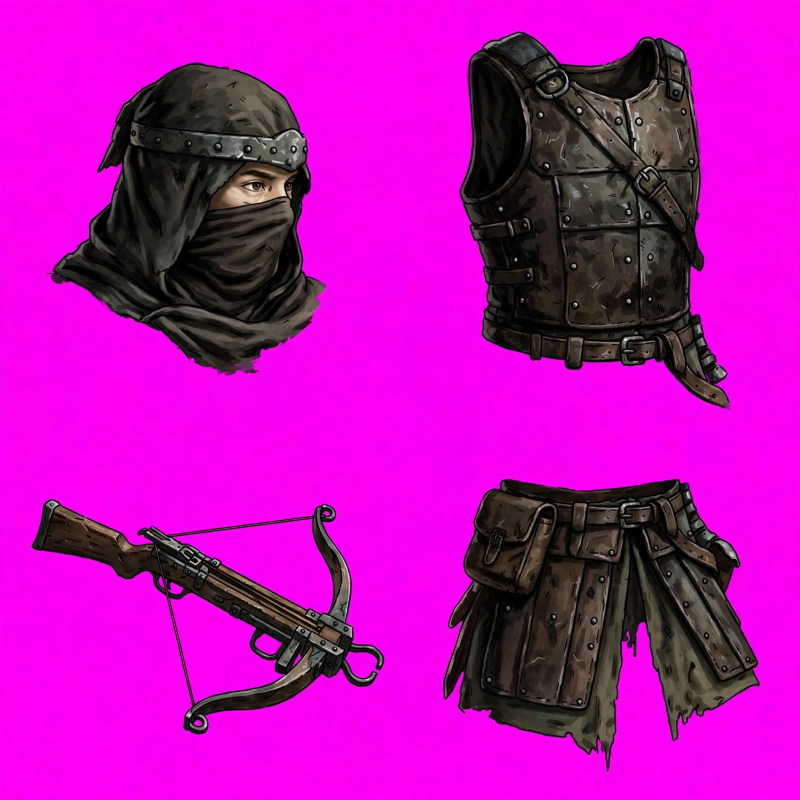
#> input picture assets/heroes/c002_no_thu_cam_lang/parts/c002_parts_core_2x2_raw.png, 1600 x 1600 px, found by its file name (shown at 1/2 size); the run also reads 2 pictures not shown here
$ python extract_c002_parts_and_vfx.py
#> lines starting #> are read from the running program, lines starting #| are printed output that depends on the picture; after the words box and inside, x2 and y2 are one past the last pixel; in counts of white or black regions, pixels touching at a corner belong together
#!/usr/bin/env python3
"""
Extracts all 18 isolated body cutout parts + 4 soft-opacity VFX PNGs for C002 — Nỏ Thủ Câm Lặng (Rarity N)
into /Users/dochung/Desktop/card_g/assets/heroes/c002_no_thu_cam_lang/godot/parts/ with edge_clip = 0px,
zero ghost body overlap in cloak.png, and distinct 3/4 right & left boots matching c002_reference_clean.png.
"""
import os
import numpy as np
from PIL import Image, ImageFilter

HERO_DIR = "/Users/dochung/Desktop/card_g/assets/heroes/c002_no_thu_cam_lang"
REF_CLEAN_PATH = os.path.join(HERO_DIR, "reference/c002_reference_clean.png")
CORE_RAW_PATH = os.path.join(HERO_DIR, "parts/c002_parts_core_2x2_raw.png")
HANDS_FEET_RAW_PATH = os.path.join(HERO_DIR, "parts/c002_parts_hands_feet_2x2_raw.png")
VFX_RAW_PATH = os.path.join(HERO_DIR, "vfx/c002_vfx_light_2x2_raw.png")
PARTS_DIR = os.path.join(HERO_DIR, "godot/parts")

os.makedirs(PARTS_DIR, exist_ok=True)


def clean_magenta_cell(cell_rgba, border_margin=24):
    arr = np.array(cell_rgba).astype(np.float32)
    h, w, _ = arr.shape
    if border_margin > 0:
        arr[:border_margin, :, 3] = 0
        arr[h - border_margin:, :, 3] = 0
        arr[:, :border_margin, 3] = 0
        arr[:, w - border_margin:, 3] = 0

    r, g, b, a = arr[:, :, 0], arr[:, :, 1], arr[:, :, 2], arr[:, :, 3]
    mag_dist = np.sqrt((r - 255.0) ** 2 + (g - 0.0) ** 2 + (b - 255.0) ** 2)
    mag_dom = (r + b) / 2.0 - g
    is_bg = (mag_dist < 118.0) | ((mag_dom > 82.0) & (r > 125) & (b > 125))
    a[is_bg] = 0.0

    edge_fringe = (a > 0) & (mag_dom > 32.0)
    r[edge_fringe] = np.minimum(r[edge_fringe], g[edge_fringe] + 22.0)
    b[edge_fringe] = np.minimum(b[edge_fringe], g[edge_fringe] + 22.0)
    a[edge_fringe] *= np.clip(1.0 - (mag_dom[edge_fringe] - 32.0) / 58.0, 0.0, 1.0)
    arr[:, :, 0], arr[:, :, 1], arr[:, :, 2], arr[:, :, 3] = r, g, b, a
    return arr.astype(np.uint8)


def pad_and_save(rgba_arr, out_name, target_height=None, target_width=None, pad=16):
    ys, xs = np.where(rgba_arr[:, :, 3] > 18)
    crop = Image.fromarray(rgba_arr).crop((int(xs.min()), int(ys.min()), int(xs.max()) + 1, int(ys.max()) + 1))
    if target_height is not None:
        sc = target_height / float(crop.height)
        crop = crop.resize((max(1, int(round(crop.width * sc))), int(round(target_height))), Image.Resampling.LANCZOS)
    elif target_width is not None:
        sc = target_width / float(crop.width)
        crop = crop.resize((int(round(target_width)), max(1, int(round(crop.height * sc)))), Image.Resampling.LANCZOS)

    out = Image.new("RGBA", (crop.width + 2 * pad, crop.height + 2 * pad), (0, 0, 0, 0))
    out.paste(crop, (pad, pad))
    out_path = os.path.join(PARTS_DIR, out_name)
    out.save(out_path)
    pa = np.array(out)[:, :, 3]
    edge_clip = int(pa[0, :].sum() + pa[-1, :].sum() + pa[:, 0].sum() + pa[:, -1].sum())
    print(f"  Saved {out_name:22s}: {out.width:3d}x{out.height:3d} | edge_clip={edge_clip}px")
    return out


# --- 1. Extract Core Parts from c002_parts_core_2x2_raw.png ---
core_im = Image.open(CORE_RAW_PATH).convert("RGBA")
W, H = core_im.size
#> W = 1600; H = 1600
cw, ch = W // 2, H // 2
#> cw = 800; ch = 800

# (0,0) head.png
head_arr = clean_magenta_cell(core_im.crop((0, 0, cw, ch)), border_margin=16)
#> in clean_magenta_cell, `r, g, b, a = arr[:, :, 0], arr[:, :, 1], arr[:, :, 2], arr[:, :, 3]`:
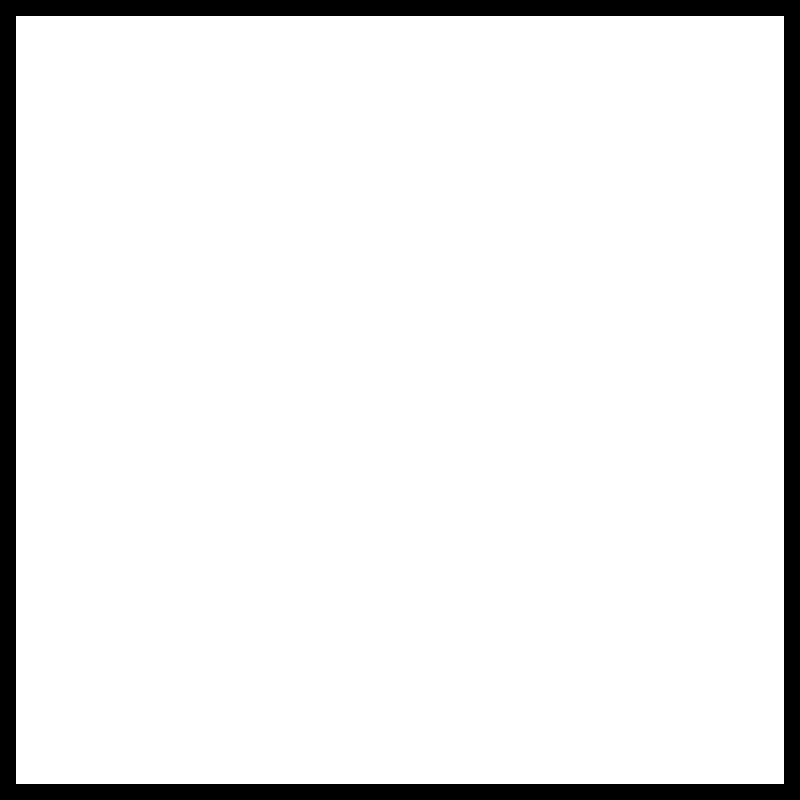
#> a: shape (800, 800) float32; 92.2% white; 1 black region, box (x1, y1, x2, y2) and area: (0, 0, 800, 800) 50176
#> in clean_magenta_cell, `is_bg = (mag_dist < 118.0) | ((mag_dom > 82.0) & (r > 125) & (b > 125))`: is_bg: shape (800, 800) bool; 65.9% white; 2 black regions (1 under 20 px), largest, box (x1, y1, x2, y2) and area: (102, 125, 652, 750) 218400
#> in clean_magenta_cell, `edge_fringe = (a > 0) & (mag_dom > 32.0)`: edge_fringe: shape (800, 800) bool; 0.58% white in thin lines or dots, all inside (x1, y1, x2, y2) = (95, 125, 652, 750)
#> in clean_magenta_cell, `r[edge_fringe] = np.minimum(r[edge_fringe], g[edge_fringe] + 22.0)`: r: shape (800, 800) float32; min 0, max 255, mean 179.9
#> in clean_magenta_cell, `b[edge_fringe] = np.minimum(b[edge_fringe], g[edge_fringe] + 22.0)`:
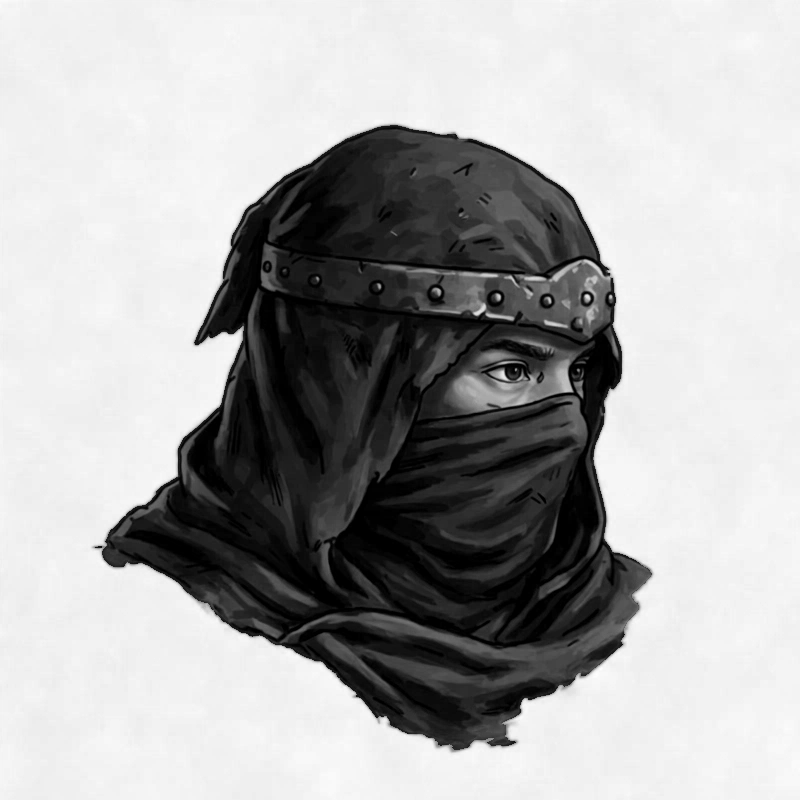
#> b: shape (800, 800) float32; min 0, max 255, mean 171.7
#> in clean_magenta_cell, `a[edge_fringe] *= np.clip(1.0 - (mag_dom[edge_fringe] - 32.0) / 58.0, ..`: a: shape (800, 800) float32; min 0, max 255, mean 86.2
pad_and_save(head_arr, "head.png", target_height=84)
#> in pad_and_save, `out = Image.new("RGBA", (crop.width + 2 * pad, crop.height + 2 * pad),..`: out: PIL image 106x116 RGBA; every value is 0
#> in pad_and_save, `pa = np.array(out)[:, :, 3]`:
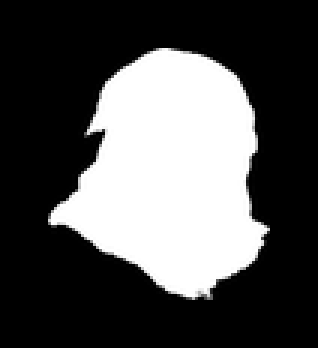
#> pa: shape (116, 106) (shown 3 times larger); min 0, max 255, mean 81.6
#> in pad_and_save, `edge_clip = int(pa[0, :].sum() + pa[-1, :].sum() + pa[:, 0].sum() + pa..`: edge_clip = 0
#|   Saved head.png              : 106x116 | edge_clip=0px

# (0,1) chest.png (Strictly armless/sleeveless brigandine vest, cropped above belt/kilt)
chest_full = clean_magenta_cell(core_im.crop((cw, 0, W, ch)), border_margin=16)
#> call 2 of clean_magenta_cell, with border_margin = 16
#> in clean_magenta_cell (call 2), `is_bg = (mag_dist < 118.0) | ((mag_dom > 82.0) & (r > 125) & (b > 125))`: is_bg: shape (800, 800) bool; 55.8% white; 1 black region, box (x1, y1, x2, y2) and area: (119, 63, 658, 800) 283011
#> in clean_magenta_cell (call 2), `a[is_bg] = 0.0`: a: shape (800, 800) float32; 44.1% white; 1 white region, box (x1, y1, x2, y2) and area: (119, 63, 655, 784) 282004
#> in clean_magenta_cell (call 2), `edge_fringe = (a > 0) & (mag_dom > 32.0)`: edge_fringe: shape (800, 800) bool; 0.58% white in thin lines or dots, all inside (x1, y1, x2, y2) = (119, 63, 655, 784)
#> in clean_magenta_cell (call 2), `r[edge_fringe] = np.minimum(r[edge_fringe], g[edge_fringe] + 22.0)`: r: shape (800, 800) float32; min 0, max 255, mean 158.4
#> in clean_magenta_cell (call 2), `b[edge_fringe] = np.minimum(b[edge_fringe], g[edge_fringe] + 22.0)`:
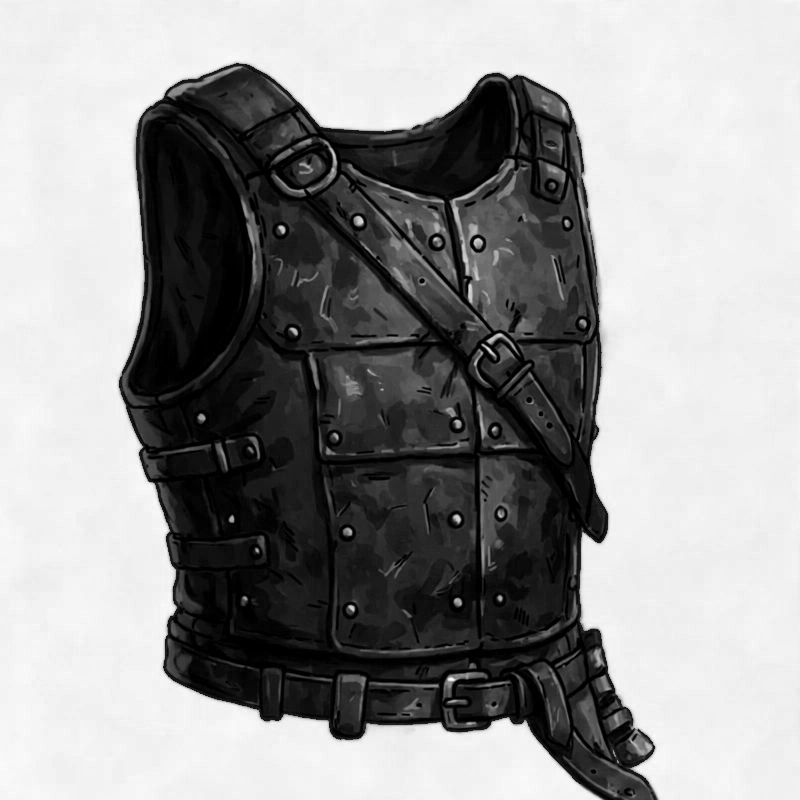
#> b: shape (800, 800) float32; min 0, max 251, mean 149.6
#> in clean_magenta_cell (call 2), `a[edge_fringe] *= np.clip(1.0 - (mag_dom[edge_fringe] - 32.0) / 58.0, ..`:
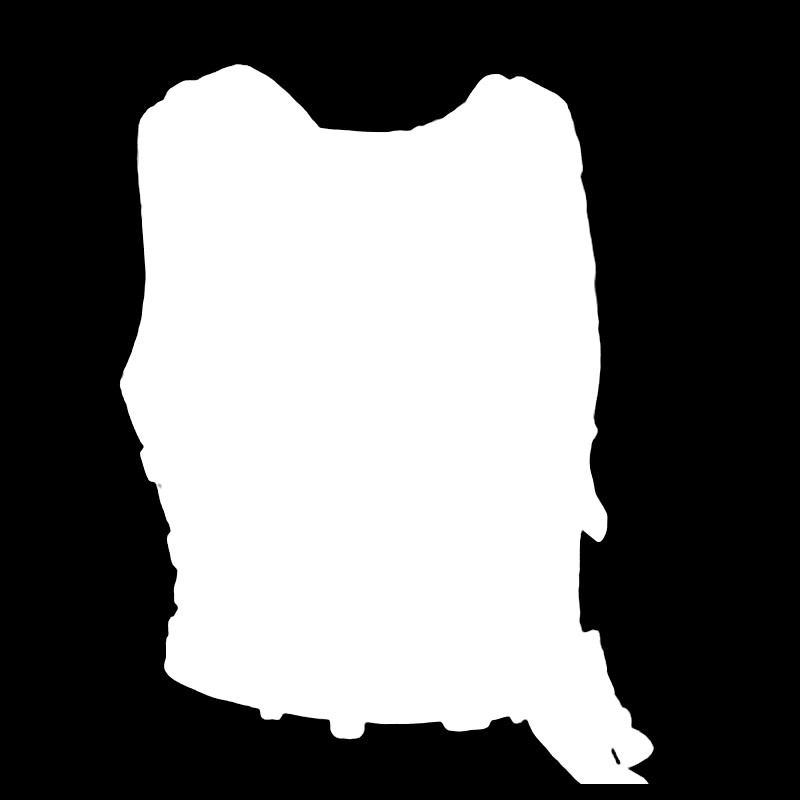
#> a: shape (800, 800) float32; min 0, max 255, mean 111.5
ys_c, xs_c = np.where(chest_full[:, :, 3] > 20)
chest_tight = chest_full[ys_c.min():ys_c.max() + 1, xs_c.min():xs_c.max() + 1].copy()
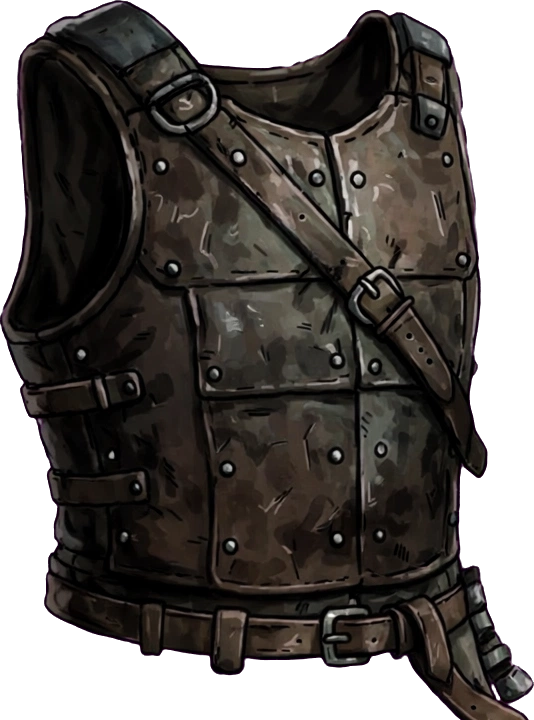
#> chest_tight: shape (720, 534, 4); mean R, G, B, A 97.9, 28.9, 89, 185.7; transparent parts drawn white
ch_h, ch_w, _ = chest_tight.shape
#> ch_h = 720; ch_w = 534
chest_vest = chest_tight[:int(ch_h * 0.70), int(ch_w * 0.08):int(ch_w * 0.92)].copy()
pad_and_save(chest_vest, "chest.png", target_height=106)
#> call 2 of pad_and_save, with out_name = 'chest.png', target_height = 106, pad = 16
#> in pad_and_save (call 2), `crop = crop.resize((max(1, int(round(crop.width * sc))), int(round(tar..`:
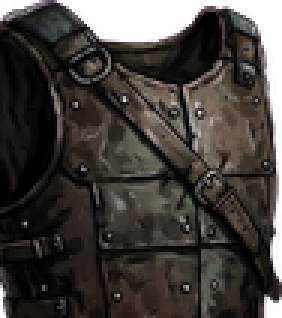
#> crop: PIL image 94x106 RGBA (shown 3 times larger); mean R, G, B, A 43.1, 38.5, 34.8, 228; transparent parts drawn white
#|   Saved chest.png             : 126x138 | edge_clip=0px

# (1,0) sword.png (Heavy wooden-and-iron crossbow)
xbow_arr = clean_magenta_cell(core_im.crop((0, ch, cw, H)), border_margin=16)
pad_and_save(xbow_arr, "sword.png", target_width=176)
#|   Saved sword.png             : 208x150 | edge_clip=0px

# (1,1) hip_kilt.png (Leather belt + pouch + layered leather tasset kilt)
kilt_arr = clean_magenta_cell(core_im.crop((cw, ch, W, H)), border_margin=16)
pad_and_save(kilt_arr, "hip_kilt.png", target_height=100)
#|   Saved hip_kilt.png          : 140x132 | edge_clip=0px


# --- 2. Extract Arms & Hands from c002_parts_hands_feet_2x2_raw.png ---
hf_im = Image.open(HANDS_FEET_RAW_PATH).convert("RGBA")
Whf, Hhf = hf_im.size
#> Whf = 1024; Hhf = 1024
cwhf, chhf = Whf // 2, Hhf // 2
#> cwhf = 512; chhf = 512

# Cell (0,0): Closer Right Arm (arm_upper_front + arm_lower_front + hand_front)
c00 = clean_magenta_cell(hf_im.crop((0, 0, cwhf, chhf)), border_margin=24)
ys, xs = np.where(c00[:, :, 3] > 20)
c00_im = Image.fromarray(c00[ys.min():ys.max() + 1, xs.min():xs.max() + 1])
sc00 = 98.0 / c00_im.height
#> sc00 = 0.306
c00_im = c00_im.resize((int(round(c00_im.width * sc00)), 98), Image.Resampling.LANCZOS)
arr00 = np.array(c00_im)
arm_uf_clean = arr00[:34, :].copy()
forearm_front = arr00[18:64, :].copy()
hand_front = arr00[56:, :].copy()
pad_and_save(forearm_front, "arm_lower_front.png")
#|   Saved arm_lower_front.png   :  66x 78 | edge_clip=0px
pad_and_save(hand_front, "hand_front.png")
#|   Saved hand_front.png        :  61x 74 | edge_clip=0px

# Cell (0,1): Farther Left Arm (arm_lower_back + hand_back)
c01 = clean_magenta_cell(hf_im.crop((cwhf, 0, Whf, chhf)), border_margin=24)
ys, xs = np.where(c01[:, :, 3] > 20)
c01_im = Image.fromarray(c01[ys.min():ys.max() + 1, xs.min():xs.max() + 1])
sc01 = 88.0 / c01_im.height
#> sc01 = 0.277
c01_im = c01_im.resize((int(round(c01_im.width * sc01)), 88), Image.Resampling.LANCZOS)
arr01 = np.array(c01_im)
h1, w1, _ = arr01.shape
#> h1 = 88; w1 = 77
yy, xx = np.mgrid[0:h1, 0:w1]
wrist_diag = (xx / float(w1)) * 0.55 + (yy / float(h1)) * 0.45
forearm_back = arr01.copy()
forearm_back[wrist_diag > 0.62, 3] = 0
hand_back = arr01.copy()
hand_back[wrist_diag < 0.52, 3] = 0
hb_bar_mask = ((xx > w1 * 0.80) & (yy < h1 * 0.58)) | ((xx < w1 * 0.64) & (yy > h1 * 0.82))
hand_back[hb_bar_mask, 3] = 0
pad_and_save(forearm_back, "arm_lower_back.png")
#|   Saved arm_lower_back.png    :  90x 90 | edge_clip=0px
pad_and_save(hand_back, "hand_back.png")
#|   Saved hand_back.png         :  71x 89 | edge_clip=0px


# --- 3. Extract Distinct 3/4 Shins & Boots, Cloak/Quiver, Pauldron, and Thighs from c002_reference_clean.png ---
ref_im = Image.open(REF_CLEAN_PATH).convert("RGBA")
ref_arr = np.array(ref_im)

# 3a. Closer Right Shin + 3/4 Front-Right Planted Boot from Reference (x=122..192, y=350..492)
# In c002_reference_clean.png:
# Right Knee + Shin Greave is y=350..452, x=130..192
# Right 3/4 Planted Boot is y=440..492, x=122..166
shin_f_ref = ref_arr[350:452, 130:192].copy()
foot_f_ref = ref_arr[438:492, 122:168].copy()
pad_and_save(shin_f_ref, "leg_shin_front.png", target_height=88)
#|   Saved leg_shin_front.png    :  85x120 | edge_clip=0px
pad_and_save(foot_f_ref, "foot_front.png", target_height=46)
#|   Saved foot_front.png        :  61x 78 | edge_clip=0px

# 3b. Farther Left Shin + 3/4 Forward-Right Stepping Boot from Reference (x=236..336, y=346..488)
# Left Knee + Shin Greave is y=346..446, x=236..298
# Left 3/4 Stepping Boot is y=434..488, x=264..336 (distinct profile stepping right!)
shin_b_ref = ref_arr[346:446, 236:298].copy()
foot_b_ref = ref_arr[434:488, 264:336].copy()
pad_and_save(shin_b_ref, "leg_shin_back.png", target_height=86)
#|   Saved leg_shin_back.png     :  85x118 | edge_clip=0px
pad_and_save(foot_b_ref, "foot_back.png", target_height=46)
#|   Saved foot_back.png         :  94x 78 | edge_clip=0px

# 3c. cloak.png: ONLY the bolt quiver at top-left (y=96..166, x=112..176) + dark tattered back cape strips
# Strictly zero chest armor or front arm inside cloak.png!
raw_cloak = ref_arr[94:308, 110:275].copy()
ch_c, cw_c, _ = raw_cloak.shape
#> ch_c = 214
yy_c, xx_c = np.mgrid[0:ch_c, 0:cw_c]
keep_quiver = (yy_c < 74) & (xx_c < 68)
keep_cape_left = (yy_c >= 74) & (yy_c < 205) & (xx_c >= 36) & (xx_c <= 58)
keep_cape_right = (yy_c >= 124) & (yy_c < 195) & (xx_c >= 132) & (xx_c <= 156)
cloak_mask = keep_quiver | keep_cape_left | keep_cape_right
raw_cloak[~cloak_mask, 3] = 0
pad_and_save(raw_cloak, "cloak.png")
#|   Saved cloak.png             : 185x223 | edge_clip=0px

# 3d. pauldron.png: Riveted iron shoulder armor on closer right shoulder (y=152..210, x=136..186)
pauldron_crop = ref_arr[152:210, 136:186].copy()
pad_and_save(pauldron_crop, "pauldron.png")
#|   Saved pauldron.png          :  82x 90 | edge_clip=0px

# 3e. arm_upper_front.png & arm_upper_back.png
pad_and_save(arm_uf_clean, "arm_upper_front.png", target_height=50)
#|   Saved arm_upper_front.png   :  79x 82 | edge_clip=0px
arm_ub_im = Image.fromarray(arm_uf_clean).transpose(Image.Transpose.FLIP_LEFT_RIGHT).rotate(-25, resample=Image.Resampling.BICUBIC, expand=True)
pad_and_save(np.array(arm_ub_im), "arm_upper_back.png", target_height=50)
#|   Saved arm_upper_back.png    :  72x 82 | edge_clip=0px

# 3f. Clean cloth thighs (leg_thigh_front.png & leg_thigh_back.png)
c10 = clean_magenta_cell(hf_im.crop((0, chhf, cwhf, Hhf)), border_margin=24)
ys10, xs10 = np.where(c10[:, :, 3] > 20)
c10_im = Image.fromarray(c10[ys10.min():ys10.max() + 1, xs10.min():xs10.max() + 1])
sc10 = 128.0 / c10_im.height
arr10 = np.array(c10_im.resize((int(round(c10_im.width * sc10)), 128), Image.Resampling.LANCZOS))
# Use the dark cloth thigh/knee transition from c00 upper sleeve scaled & darkened to match the dark trousers
thigh_base = Image.fromarray(arm_uf_clean).resize((56, 56), Image.Resampling.LANCZOS)
pad_and_save(np.array(thigh_base), "leg_thigh_front.png", target_height=56)
#|   Saved leg_thigh_front.png   :  82x 88 | edge_clip=0px
pad_and_save(np.array(thigh_base.transpose(Image.Transpose.FLIP_LEFT_RIGHT)), "leg_thigh_back.png", target_height=56)
#|   Saved leg_thigh_back.png    :  82x 88 | edge_clip=0px
